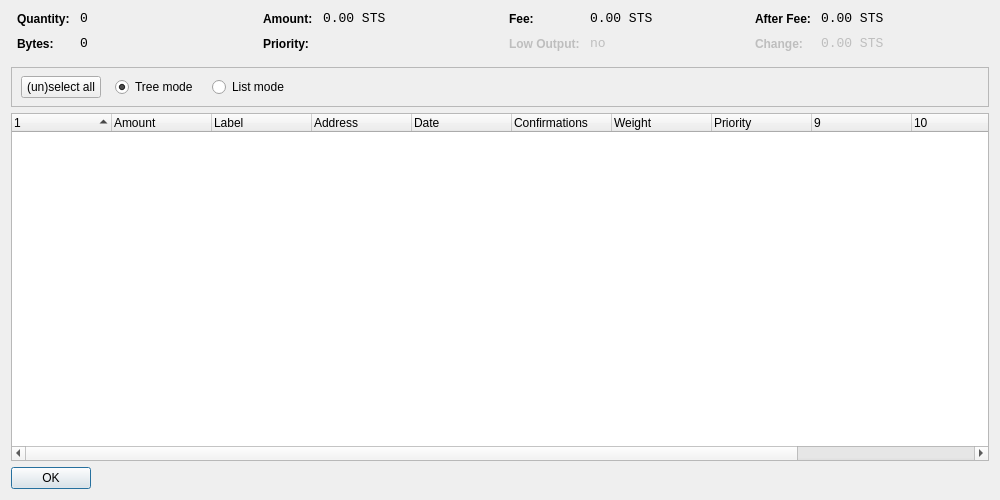
<?xml version="1.0" encoding="UTF-8"?>
<ui version="4.0">
 <class>CoinControlDialog</class>
 <widget class="QWidget" name="CoinControlDialog">
  <property name="geometry">
   <rect>
    <x>0</x>
    <y>0</y>
    <width>1000</width>
    <height>500</height>
   </rect>
  </property>
  <property name="windowTitle">
   <string>Coin Control</string>
  </property>
  <layout class="QVBoxLayout" name="verticalLayout">
   <item>
    <layout class="QHBoxLayout" name="horizontalLayoutTop" stretch="0,0,0,0">
     <property name="topMargin">
      <number>0</number>
     </property>
     <property name="bottomMargin">
      <number>10</number>
     </property>
     <item>
      <layout class="QFormLayout" name="formLayoutCoinControl1">
       <property name="horizontalSpacing">
        <number>10</number>
       </property>
       <property name="verticalSpacing">
        <number>10</number>
       </property>
       <property name="leftMargin">
        <number>6</number>
       </property>
       <property name="rightMargin">
        <number>6</number>
       </property>
       <item row="0" column="0">
        <widget class="QLabel" name="labelCoinControlQuantityText">
         <property name="styleSheet">
          <string notr="true">font-weight:bold;</string>
         </property>
         <property name="text">
          <string>Quantity:</string>
         </property>
        </widget>
       </item>
       <item row="0" column="1">
        <widget class="QLabel" name="labelCoinControlQuantity">
         <property name="font">
          <font>
           <family>Monospace</family>
           <pointsize>10</pointsize>
          </font>
         </property>
         <property name="cursor">
          <cursorShape>IBeamCursor</cursorShape>
         </property>
         <property name="contextMenuPolicy">
          <enum>Qt::ActionsContextMenu</enum>
         </property>
         <property name="text">
          <string notr="true">0</string>
         </property>
         <property name="textInteractionFlags">
          <set>Qt::LinksAccessibleByMouse|Qt::TextSelectableByKeyboard|Qt::TextSelectableByMouse</set>
         </property>
        </widget>
       </item>
       <item row="1" column="0">
        <widget class="QLabel" name="labelCoinControlBytesText">
         <property name="styleSheet">
          <string notr="true">font-weight:bold;</string>
         </property>
         <property name="text">
          <string>Bytes:</string>
         </property>
        </widget>
       </item>
       <item row="1" column="1">
        <widget class="QLabel" name="labelCoinControlBytes">
         <property name="font">
          <font>
           <family>Monospace</family>
           <pointsize>10</pointsize>
          </font>
         </property>
         <property name="cursor">
          <cursorShape>IBeamCursor</cursorShape>
         </property>
         <property name="contextMenuPolicy">
          <enum>Qt::ActionsContextMenu</enum>
         </property>
         <property name="text">
          <string notr="true">0</string>
         </property>
         <property name="textInteractionFlags">
          <set>Qt::LinksAccessibleByMouse|Qt::TextSelectableByKeyboard|Qt::TextSelectableByMouse</set>
         </property>
        </widget>
       </item>
      </layout>
     </item>
     <item>
      <layout class="QFormLayout" name="formLayoutCoinControl2">
       <property name="horizontalSpacing">
        <number>10</number>
       </property>
       <property name="verticalSpacing">
        <number>10</number>
       </property>
       <property name="leftMargin">
        <number>6</number>
       </property>
       <property name="rightMargin">
        <number>6</number>
       </property>
       <item row="0" column="0">
        <widget class="QLabel" name="labelCoinControlAmountText">
         <property name="styleSheet">
          <string notr="true">font-weight:bold;</string>
         </property>
         <property name="text">
          <string>Amount:</string>
         </property>
        </widget>
       </item>
       <item row="0" column="1">
        <widget class="QLabel" name="labelCoinControlAmount">
         <property name="font">
          <font>
           <family>Monospace</family>
           <pointsize>10</pointsize>
          </font>
         </property>
         <property name="cursor">
          <cursorShape>IBeamCursor</cursorShape>
         </property>
         <property name="contextMenuPolicy">
          <enum>Qt::ActionsContextMenu</enum>
         </property>
         <property name="text">
          <string notr="true">0.00 STS</string>
         </property>
         <property name="textInteractionFlags">
          <set>Qt::LinksAccessibleByMouse|Qt::TextSelectableByKeyboard|Qt::TextSelectableByMouse</set>
         </property>
        </widget>
       </item>
       <item row="1" column="0">
        <widget class="QLabel" name="labelCoinControlPriorityText">
         <property name="styleSheet">
          <string notr="true">font-weight:bold;</string>
         </property>
         <property name="text">
          <string>Priority:</string>
         </property>
        </widget>
       </item>
       <item row="1" column="1">
        <widget class="QLabel" name="labelCoinControlPriority">
         <property name="font">
          <font>
           <family>Monospace</family>
           <pointsize>10</pointsize>
          </font>
         </property>
         <property name="cursor">
          <cursorShape>IBeamCursor</cursorShape>
         </property>
         <property name="contextMenuPolicy">
          <enum>Qt::ActionsContextMenu</enum>
         </property>
         <property name="text">
          <string/>
         </property>
         <property name="textInteractionFlags">
          <set>Qt::LinksAccessibleByMouse|Qt::TextSelectableByKeyboard|Qt::TextSelectableByMouse</set>
         </property>
        </widget>
       </item>
      </layout>
     </item>
     <item>
      <layout class="QFormLayout" name="formLayoutCoinControl3">
       <property name="horizontalSpacing">
        <number>10</number>
       </property>
       <property name="verticalSpacing">
        <number>10</number>
       </property>
       <property name="leftMargin">
        <number>6</number>
       </property>
       <property name="rightMargin">
        <number>6</number>
       </property>
       <item row="0" column="0">
        <widget class="QLabel" name="labelCoinControlFeeText">
         <property name="styleSheet">
          <string notr="true">font-weight:bold;</string>
         </property>
         <property name="text">
          <string>Fee:</string>
         </property>
        </widget>
       </item>
       <item row="0" column="1">
        <widget class="QLabel" name="labelCoinControlFee">
         <property name="font">
          <font>
           <family>Monospace</family>
           <pointsize>10</pointsize>
          </font>
         </property>
         <property name="cursor">
          <cursorShape>IBeamCursor</cursorShape>
         </property>
         <property name="contextMenuPolicy">
          <enum>Qt::ActionsContextMenu</enum>
         </property>
         <property name="text">
          <string notr="true">0.00 STS</string>
         </property>
         <property name="textInteractionFlags">
          <set>Qt::LinksAccessibleByMouse|Qt::TextSelectableByKeyboard|Qt::TextSelectableByMouse</set>
         </property>
        </widget>
       </item>
       <item row="1" column="0">
        <widget class="QLabel" name="labelCoinControlLowOutputText">
         <property name="enabled">
          <bool>false</bool>
         </property>
         <property name="styleSheet">
          <string notr="true">font-weight:bold;</string>
         </property>
         <property name="text">
          <string>Low Output:</string>
         </property>
        </widget>
       </item>
       <item row="1" column="1">
        <widget class="QLabel" name="labelCoinControlLowOutput">
         <property name="enabled">
          <bool>false</bool>
         </property>
         <property name="font">
          <font>
           <family>Monospace</family>
           <pointsize>10</pointsize>
          </font>
         </property>
         <property name="cursor">
          <cursorShape>IBeamCursor</cursorShape>
         </property>
         <property name="contextMenuPolicy">
          <enum>Qt::ActionsContextMenu</enum>
         </property>
         <property name="text">
          <string>no</string>
         </property>
         <property name="textInteractionFlags">
          <set>Qt::LinksAccessibleByMouse|Qt::TextSelectableByKeyboard|Qt::TextSelectableByMouse</set>
         </property>
        </widget>
       </item>
      </layout>
     </item>
     <item>
      <layout class="QFormLayout" name="formLayoutCoinControl4">
       <property name="horizontalSpacing">
        <number>10</number>
       </property>
       <property name="verticalSpacing">
        <number>10</number>
       </property>
       <property name="leftMargin">
        <number>6</number>
       </property>
       <property name="rightMargin">
        <number>6</number>
       </property>
       <item row="0" column="0">
        <widget class="QLabel" name="labelCoinControlAfterFeeText">
         <property name="styleSheet">
          <string notr="true">font-weight:bold;</string>
         </property>
         <property name="text">
          <string>After Fee:</string>
         </property>
        </widget>
       </item>
       <item row="0" column="1">
        <widget class="QLabel" name="labelCoinControlAfterFee">
         <property name="font">
          <font>
           <family>Monospace</family>
           <pointsize>10</pointsize>
          </font>
         </property>
         <property name="cursor">
          <cursorShape>IBeamCursor</cursorShape>
         </property>
         <property name="contextMenuPolicy">
          <enum>Qt::ActionsContextMenu</enum>
         </property>
         <property name="text">
          <string notr="true">0.00 STS</string>
         </property>
         <property name="textInteractionFlags">
          <set>Qt::LinksAccessibleByMouse|Qt::TextSelectableByKeyboard|Qt::TextSelectableByMouse</set>
         </property>
        </widget>
       </item>
       <item row="1" column="0">
        <widget class="QLabel" name="labelCoinControlChangeText">
         <property name="enabled">
          <bool>false</bool>
         </property>
         <property name="styleSheet">
          <string notr="true">font-weight:bold;</string>
         </property>
         <property name="text">
          <string>Change:</string>
         </property>
        </widget>
       </item>
       <item row="1" column="1">
        <widget class="QLabel" name="labelCoinControlChange">
         <property name="enabled">
          <bool>false</bool>
         </property>
         <property name="font">
          <font>
           <family>Monospace</family>
           <pointsize>10</pointsize>
          </font>
         </property>
         <property name="cursor">
          <cursorShape>IBeamCursor</cursorShape>
         </property>
         <property name="contextMenuPolicy">
          <enum>Qt::ActionsContextMenu</enum>
         </property>
         <property name="text">
          <string notr="true">0.00 STS</string>
         </property>
         <property name="textInteractionFlags">
          <set>Qt::LinksAccessibleByMouse|Qt::TextSelectableByKeyboard|Qt::TextSelectableByMouse</set>
         </property>
        </widget>
       </item>
      </layout>
     </item>
    </layout>
   </item>
   <item>
    <widget class="QFrame" name="frame">
     <property name="minimumSize">
      <size>
       <width>0</width>
       <height>40</height>
      </size>
     </property>
     <property name="frameShape">
      <enum>QFrame::StyledPanel</enum>
     </property>
     <property name="frameShadow">
      <enum>QFrame::Sunken</enum>
     </property>
     <widget class="QWidget" name="horizontalLayoutWidget">
      <property name="geometry">
       <rect>
        <x>10</x>
        <y>0</y>
        <width>781</width>
        <height>41</height>
       </rect>
      </property>
      <layout class="QHBoxLayout" name="horizontalLayoutPanel" stretch="0,0,0,0">
       <property name="spacing">
        <number>14</number>
       </property>
       <item>
        <widget class="QPushButton" name="pushButtonSelectAll">
         <property name="sizePolicy">
          <sizepolicy hsizetype="Maximum" vsizetype="Fixed">
           <horstretch>0</horstretch>
           <verstretch>0</verstretch>
          </sizepolicy>
         </property>
         <property name="text">
          <string>(un)select all</string>
         </property>
        </widget>
       </item>
       <item>
        <widget class="QRadioButton" name="radioTreeMode">
         <property name="sizePolicy">
          <sizepolicy hsizetype="Maximum" vsizetype="Fixed">
           <horstretch>0</horstretch>
           <verstretch>0</verstretch>
          </sizepolicy>
         </property>
         <property name="text">
          <string>Tree mode</string>
         </property>
         <property name="checked">
          <bool>true</bool>
         </property>
        </widget>
       </item>
       <item>
        <widget class="QRadioButton" name="radioListMode">
         <property name="sizePolicy">
          <sizepolicy hsizetype="Maximum" vsizetype="Fixed">
           <horstretch>0</horstretch>
           <verstretch>0</verstretch>
          </sizepolicy>
         </property>
         <property name="text">
          <string>List mode</string>
         </property>
        </widget>
       </item>
       <item>
        <spacer name="horizontalSpacer">
         <property name="orientation">
          <enum>Qt::Horizontal</enum>
         </property>
         <property name="sizeHint" stdset="0">
          <size>
           <width>40</width>
           <height>20</height>
          </size>
         </property>
        </spacer>
       </item>
      </layout>
     </widget>
    </widget>
   </item>
   <item>
    <widget class="CoinControlTreeWidget" name="treeWidget">
     <property name="contextMenuPolicy">
      <enum>Qt::CustomContextMenu</enum>
     </property>
     <property name="sortingEnabled">
      <bool>false</bool>
     </property>
     <property name="columnCount">
      <number>12</number>
     </property>
     <attribute name="headerShowSortIndicator" stdset="0">
      <bool>true</bool>
     </attribute>
     <attribute name="headerStretchLastSection">
      <bool>false</bool>
     </attribute>
     <column>
      <property name="text">
       <string/>
      </property>
     </column>
     <column>
      <property name="text">
       <string>Amount</string>
      </property>
     </column>
     <column>
      <property name="text">
       <string>Label</string>
      </property>
     </column>
     <column>
      <property name="text">
       <string>Address</string>
      </property>
     </column>
     <column>
      <property name="text">
       <string>Date</string>
      </property>
     </column>
     <column>
      <property name="text">
       <string>Confirmations</string>
      </property>
      <property name="toolTip">
       <string>Confirmed</string>
      </property>
     </column>
     <column>
      <property name="text">
       <string>Weight</string>
      </property>
     </column>
     <column>
      <property name="text">
       <string>Priority</string>
      </property>
     </column>
     <column>
      <property name="text">
       <string/>
      </property>
     </column>
     <column>
      <property name="text">
       <string/>
      </property>
     </column>
     <column>
      <property name="text">
       <string/>
      </property>
     </column>
     <column>
      <property name="text">
       <string/>
      </property>
     </column>
    </widget>
   </item>
   <item>
    <widget class="QDialogButtonBox" name="buttonBox">
     <property name="sizePolicy">
      <sizepolicy hsizetype="Maximum" vsizetype="Fixed">
       <horstretch>0</horstretch>
       <verstretch>0</verstretch>
      </sizepolicy>
     </property>
     <property name="orientation">
      <enum>Qt::Horizontal</enum>
     </property>
     <property name="standardButtons">
      <set>QDialogButtonBox::Ok</set>
     </property>
    </widget>
   </item>
  </layout>
 </widget>
 <customwidgets>
  <customwidget>
   <class>CoinControlTreeWidget</class>
   <extends>QTreeWidget</extends>
   <header>coincontroltreewidget.h</header>
  </customwidget>
 </customwidgets>
 <resources/>
 <connections/>
</ui>
